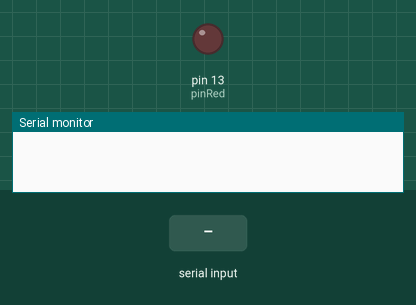
This sketch was run on a simulated Arduino Uno, built with avr-gcc and run on an emulated ATmega328P. Shown: output pins drawn as LEDs (lit = HIGH), the last lines printed to the serial monitor. Inputs (shaded band) come from the test bench.

Above: at 1.2 s.
1.3 s: "redon" received over the second serial link
At 2.3 s:
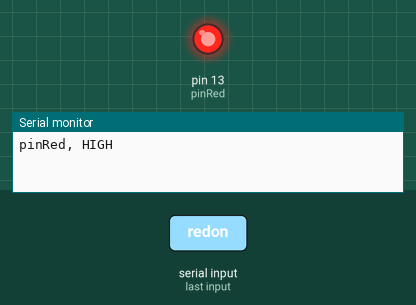
2.8 s: "redoff" received over the second serial link
At 3.6 s:
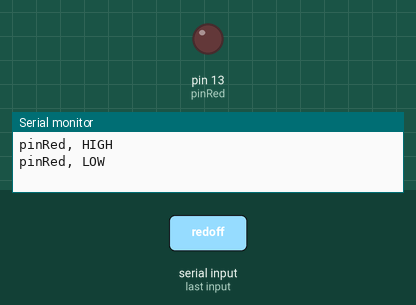
Timing chart, 0 to 5.8 s (numbered marks = the images above; inputs shaded):
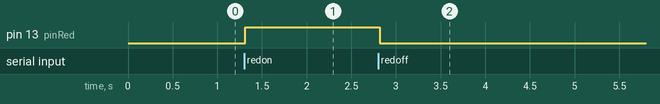

Measured:
- after the input at 1.3 s, pin 13 (pinRed): LOW → HIGH at once
- after the input at 2.8 s, pin 13 (pinRed): HIGH → LOW at once

The sketch:

rols_LED_brightness_Link_mobile_phone_Bluetooth_app_inventor.ino
```cpp
#include <SoftwareSerial.h>  //引用「軟體序列埠」程式庫
SoftwareSerial BT(2,3);      //設定軟體序列埠(接收腳, 傳送腳)

#define pinRed 13      //紅色 LED

String readString;        //藍芽傳送過來的字串
char ch;

void setup() {
  Serial.begin(9600);
  BT.begin(9600);        //啟動軟體序列埠

  pinMode(pinRed,OUTPUT);
}

void loop() {
  if(readString.length()>0) {  //如果有接收的字串就將其清空
    readString="";
  }
  while(BT.available()) {  //若有資料傳送過來就接收
    delay(3);
    ch = BT.read();
    readString+=ch;
  }

  if (readString=="redon") {  //紅燈亮
    digitalWrite(pinRed, HIGH);
    Serial.println("pinRed, HIGH");
  } else if (readString=="redoff") {  //紅燈滅
    digitalWrite(pinRed, LOW);
    Serial.println("pinRed, LOW");
  }
}
```
